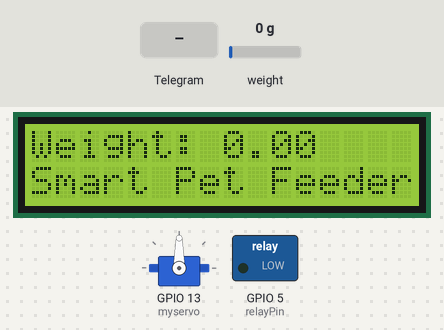
The sketch below on a simulated ESP32. Parts: 16×2 character LCD, servo, switched loads named in the sketch (green lamp = pin HIGH). Inputs (shaded band) come from the test bench; at power-on: weight on the scale 0 g. WiFi joins after 1.5 s; servers stay silent unless stated; what the sketch prints to the serial monitor is not drawn.

Above: at 5.6 s.
5.7 s: Telegram message "/feed" received
At 6.31 s:
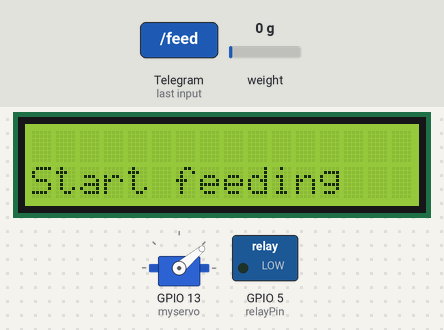
At 13.7 s:
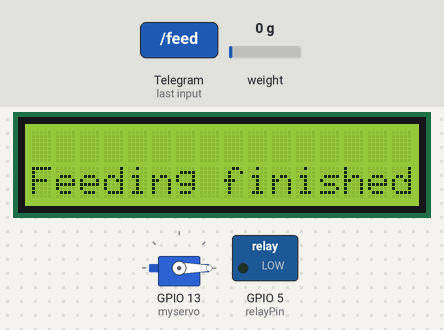
Timing chart, 0 to 25.1 s (numbered marks = the images above; inputs shaded):
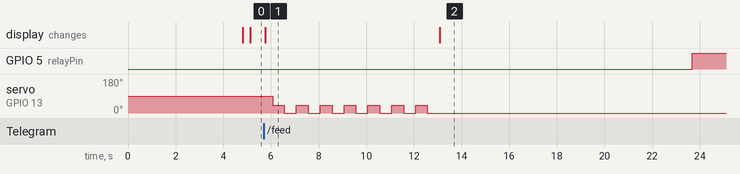

The sketch:

FeedingProcessInitiation.ino.ino
```cpp
#include <LiquidCrystal_I2C.h>
#include <WiFi.h>
#include <HX711_ADC.h>
#include <WiFiClientSecure.h>
#include <UniversalTelegramBot.h>
#include <ESP32Servo.h>

// Replace with your WiFi credentials and Telegram bot token
const char *ssid = "Your_WiFi_SSID";
const char *password = "Your_WiFi_Password";
#define BOT_TOKEN "Your_Telegram_Bot_Token"
#define CHAT_ID "Your_Telegram_Chat_ID"

WiFiClientSecure client;
UniversalTelegramBot bot(BOT_TOKEN, client);

const int HX711_dout = 16;
const int HX711_sck = 4;
const int relayPin = 5;

HX711_ADC LoadCell(HX711_dout, HX711_sck);
const char *messageStatic = "Weight: ";

bool feeding = false;
bool weightSent = false;

Servo myservo;
LiquidCrystal_I2C lcd(0x27, 16, 2);

void setup() {
    lcd.init();
    lcd.backlight();
    lcd.setCursor(0, 0);
    lcd.print("SMART PET FEEDER");

    Serial.begin(115200);
    delay(10);
    Serial.println();
    Serial.println("Starting...");

    LoadCell.begin();
    unsigned long stabilizingtime = 2000;
    boolean _tare = true;
    LoadCell.start(stabilizingtime, _tare);

    if (LoadCell.getTareTimeoutFlag()) {
        Serial.println("Timeout, check MCU > HX711 wiring and pin designations");
        while (1);
    } else {
        LoadCell.setCalFactor(316.18); // Adjust calibration factor as needed
        Serial.println("Startup is complete");
    }

    WiFi.begin(ssid, password);
    while (WiFi.status() != WL_CONNECTED) {
        delay(1000);
        Serial.println("Connecting to WiFi...");
    }
    Serial.println("Connected to WiFi");

    client.setCACert(TELEGRAM_CERTIFICATE_ROOT);

    myservo.attach(13);
    pinMode(relayPin, OUTPUT);
}

void loop() {
    int feedCount = 0;
    digitalWrite(relayPin, LOW);

    int numNewMessages = bot.getUpdates(bot.last_message_received + 1);
    for (int i = 0; i < numNewMessages; i++) {
        String chat_id = String(bot.messages[i].chat_id);
        String text = bot.messages[i].text;
        if (text == "/feed" && !feeding) {
            feeding = true;
            lcd.clear();
            lcd.setCursor(0, 1);
            lcd.print("Start feeding");
            bot.sendMessage(CHAT_ID, "Start feeding", "");

            // Feeding process 7 times
            while (feedCount < 7) {
                myservo.write(40); // Adjust servo angle as needed
                delay(500);
                myservo.write(0);
                delay(500);
                feedCount++;
            }

            feedCount = 0;

            lcd.clear();
            lcd.setCursor(0, 1);
            lcd.print("Feeding finished");
            bot.sendMessage(CHAT_ID, "Feeding finished", "");

            float weight = LoadCell.getData();

            String weightMessage = "Weight after feeding: " + String(weight);
            bot.sendMessage(CHAT_ID, weightMessage, "");

            weightSent = false;

            delay(10000);

            digitalWrite(relayPin, HIGH);
            delay(50000);

            lcd.clear();
            lcd.setCursor(0, 1);
            lcd.print("Water pumping");
            bot.sendMessage(CHAT_ID, "Water pumping", "");
            lcd.print("Water pumping finished");
            bot.sendMessage(CHAT_ID, "Water pumping finished", "");

            digitalWrite(relayPin, LOW);

            lcd.clear();
            lcd.setCursor(0, 1);
            lcd.print("Water not pumping");

            feeding = false;
        }
    }

    if (LoadCell.update()) {
        float weight = LoadCell.getData();

        lcd.clear();
        lcd.setCursor(0, 0);
        lcd.print(messageStatic);
        lcd.print(weight);

        if (!weightSent) {
            String weightMessage = "Weight: " + String(weight);
            bot.sendMessage(CHAT_ID, weightMessage, "");
            weightSent = true;
        }

        lcd.setCursor(0, 1);
        lcd.print("Smart Pet Feeder");
    }

    if (Serial.available() > 0) {
        char inByte = Serial.read();
        if (inByte == 't') {
            LoadCell.tareNoDelay();
        }
    }

    if (LoadCell.getTareStatus() == true) {
        Serial.println("Tare complete");
    }
}
```

Measured:
- after the input at 5.7 s, GPIO 5 (relayPin): LOW → HIGH after 18.0 s; servo on GPIO 13 (myservo): alternates 40° for 0.50 s and 0° for 0.50 s, 14 changes in all, then stays 0°, starting after 0.37 s; the display: changes after 0.07 s (image 1)
